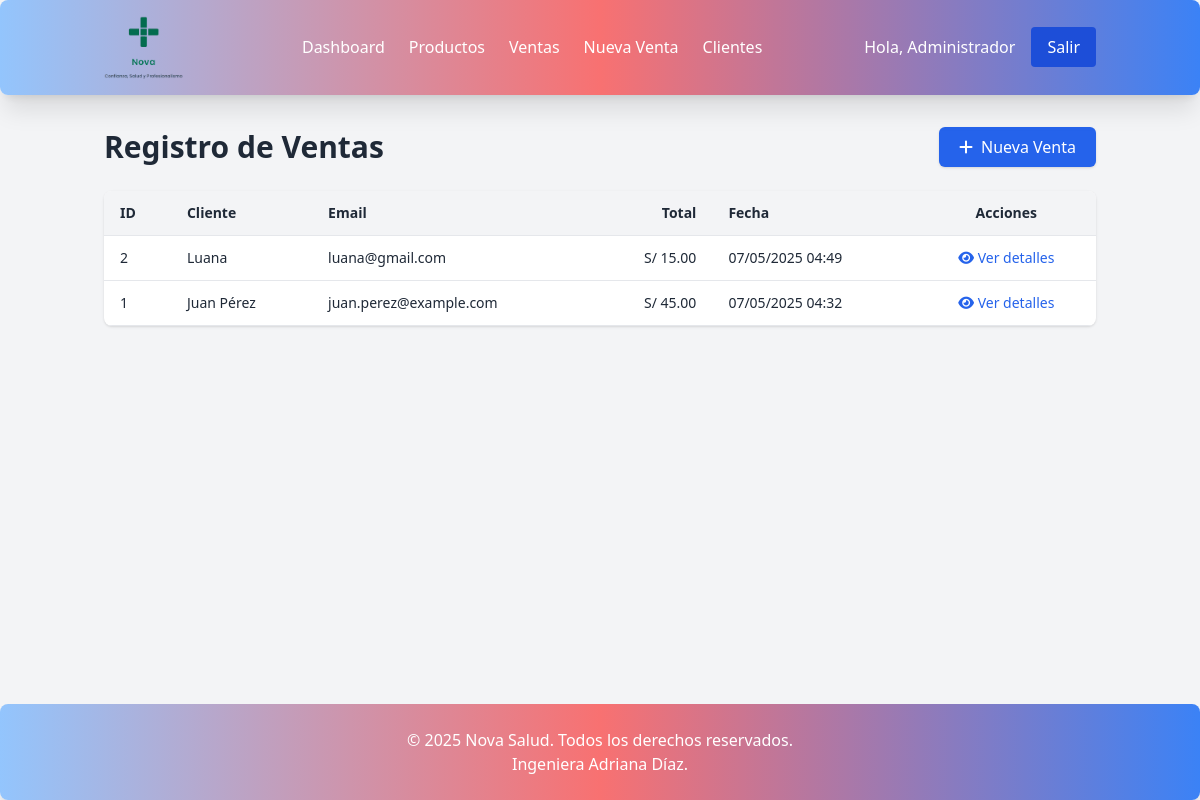
The page /ventas.php (signed in) on the database its author committed.
### tables this page shows
CREATE TABLE `ventas` (
  `id` int(11) NOT NULL,
  `cliente_nombre` varchar(255) NOT NULL,
  `cliente_email` varchar(255) DEFAULT NULL,
  `total` decimal(10,2) NOT NULL,
  `fecha_venta` timestamp NOT NULL DEFAULT current_timestamp(),
  `cliente_id` int(11) DEFAULT NULL
);

### ventas.php (the view, shortened to what this page needs)
<?php
include 'config/database.php';
$por_pagina = 6;
$pagina_actual = isset($_GET['pagina']) && is_numeric($_GET['pagina']) ? (int) $_GET['pagina'] : 1;
$offset = ($pagina_actual - 1) * $por_pagina;
$stmt = $conn->prepare("SELECT * FROM ventas ORDER BY fecha_venta DESC LIMIT :limit OFFSET :offset");
$stmt->bindValue(':limit', $por_pagina, PDO::PARAM_INT);
$stmt->bindValue(':offset', $offset, PDO::PARAM_INT);
$stmt->execute();
$ventas = $stmt->fetchAll(PDO::FETCH_ASSOC);
?>
<!DOCTYPE html>
<html lang="es">
<head>
    <script src="https://cdn.tailwindcss.com"></script>
    <link rel="stylesheet" href="https://cdnjs.cloudflare.com/ajax/libs/font-awesome/6.4.0/css/all.min.css">
</head>
<body class="min-h-screen flex flex-col bg-gray-100">
<main class="flex-grow">
    <?php include 'includes/header.php'; ?>
    <div class="container mx-auto px-4 py-8">
        <div class="flex justify-between items-center mb-6">
        <h1 class="text-3xl font-bold text-gray-800">Registro de Ventas</h1>
            <a href="nueva-venta.php" class="flex items-center gap-2 bg-blue-600 text-white px-5 py-2 rounded-md shadow hover:bg-blue-700 transition">
                <i class="fas fa-plus"></i> Nueva Venta
            </a>
        </div>
        <div class="bg-white rounded-lg shadow overflow-x-auto">
            <table class="min-w-full text-sm text-gray-800">
                <thead class="bg-gray-100 border-b text-left">
                    <tr>
                        <th class="py-3 px-4">ID</th>
                        <th class="py-3 px-4">Cliente</th>
                        <th class="py-3 px-4">Email</th>
                        <th class="py-3 px-4 text-right">Total</th>
                        <th class="py-3 px-4">Fecha</th>
                        <th class="py-3 px-4 text-center">Acciones</th>
                    </tr>
                </thead>
                <tbody>
                    <?php foreach ($ventas as $venta): ?>
                        <tr class="border-b hover:bg-gray-50">
                            <td class="py-3 px-4"><?php echo $venta['id']; ?></td>
                            <td class="py-3 px-4"><?php echo htmlspecialchars($venta['cliente_nombre']); ?></td>
                            <td class="py-3 px-4"><?php echo htmlspecialchars($venta['cliente_email']); ?></td>
                            <td class="py-3 px-4 text-right">S/ <?php echo number_format($venta['total'], 2); ?></td>
                            <td class="py-3 px-4"><?php echo date('d/m/Y H:i', strtotime($venta['fecha_venta'])); ?></td>
                            <td class="py-3 px-4 text-center">
                                <a href="detalle-venta.php?id=<?php echo $venta['id']; ?>" class="text-blue-600 hover:text-blue-800">
                                    <i class="fas fa-eye"></i> Ver detalles
                                </a>
                            </td>
                        </tr>
                    <?php endforeach; ?>
                </tbody>
            </table>
        </div>
    </div>
</main>
<?php include 'includes/footer.php'; ?>
</body>
</html>

### rows shown on the page
ventas: id "2", cliente_nombre "Luana", cliente_email "luana@gmail.com", total "15.00", fecha_venta "07/05/2025 04:49"
ventas: id "1", cliente_nombre "Juan Pérez", cliente_email "juan.perez@example.com", total "45.00", fecha_venta "07/05/2025 04:32"

### other values the page prints
$_SESSION['user_name'] "Administrador"
